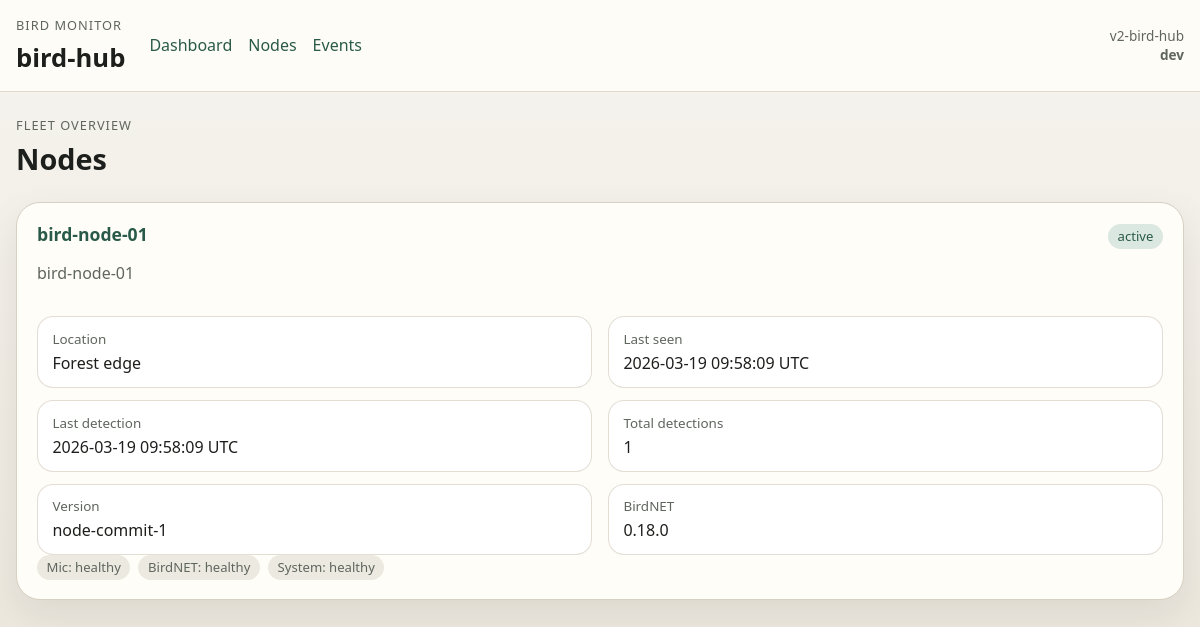
Screenshot of /nodes with the database file from the repository.
### tables this page shows
CREATE TABLE nodes (
                    node_id TEXT PRIMARY KEY,
                    display_name TEXT,
                    location_name TEXT,
                    latitude REAL,
                    longitude REAL,
                    created_at TEXT NOT NULL,
                    last_seen_at TEXT,
                    last_ingest_at TEXT,
                    last_app_version TEXT,
                    last_runtime_backend TEXT,
                    last_birdnet_version TEXT,
                    latest_health_snapshot_id INTEGER,
                    is_active INTEGER NOT NULL DEFAULT 1
                );

### v2/bird-hub/bird_hub/app.py (the view)
    @app.get("/nodes")
    def nodes_page() -> str:
        return render_template("nodes.html", nodes=storage.list_nodes())

### v2/bird-hub/bird_hub/app.py (called while the page is built)
def _display_utc(value: str | None) -> str:
    if not value:
        return "-"
    return value.replace("T", " ").replace("Z", " UTC")

### v2/bird-hub/bird_hub/storage.py (called while the page is built)
def _parse_utc(value: str | None) -> datetime | None:
    if not value:
        return None
    normalized = value[:-1] if value.endswith("Z") else value
    try:
        return datetime.fromisoformat(normalized)
    except ValueError:
        return None

def _to_float(value: object) -> float | None:
    if value in ("", None):
        return None
    try:
        return float(value)
    except (TypeError, ValueError):
        return None

    def _health_summary(self, snapshot_payload: dict[str, Any] | None) -> dict[str, Any] | None:
        if not snapshot_payload:
            return None
        health = snapshot_payload.get("health") or {}
        system = health.get("system") or {}
        microphone = health.get("microphone") or {}
        birdnet = health.get("birdnet") or {}
        return {
            "system_status": system.get("status"),
            "microphone_status": microphone.get("status"),
            "birdnet_status": birdnet.get("status"),
            "cpu_temperature_celsius": system.get("cpu_temperature_celsius"),
            "free_bytes": system.get("free_bytes"),
        }

    def _connect(self) -> sqlite3.Connection:
        connection = sqlite3.connect(self.config.database_path)
        connection.row_factory = sqlite3.Row
        return connection

### v2/bird-hub/bird_hub/templates/nodes.html (shortened to what this page needs)
{% extends "base.html" %}
{% block content %}
  <section class="page-heading">
    <div>
      <p class="eyebrow">Fleet overview</p>
      <h2>Nodes</h2>
    </div>
  </section>
  {% if nodes %}
    <section class="card-grid">
      {% for node in nodes %}
        <article class="card node-card">
          <div class="section-heading">
            <div>
              <h3><a href="{{ url_for('node_detail_page', node_id=node.node_id) }}">{{ node.display_name }}</a></h3>
              <p class="muted">{{ node.node_id }}</p>
            </div>
            <span class="status status--{{ 'active' if node.active else 'inactive' }}">{{ 'active' if node.active else 'inactive' }}</span>
          </div>
          <dl class="detail-list">
            <div><dt>Location</dt><dd>{{ node.location_name or "-" }}</dd></div>
            <div><dt>Last seen</dt><dd>{{ node.last_seen_at|utc_display }}</dd></div>
            <div><dt>Last detection</dt><dd>{{ node.last_detection_at|utc_display }}</dd></div>
            <div><dt>Total detections</dt><dd>{{ node.detection_count_total }}</dd></div>
            <div><dt>Version</dt><dd>{{ node.last_app_version or "-" }}</dd></div>
            <div><dt>BirdNET</dt><dd>{{ node.last_birdnet_version or "-" }}</dd></div>
          </dl>
          {% if node.health_summary %}
            <div class="badge-row">
              <span class="metric-pill">Mic: {{ node.health_summary.microphone_status or "-" }}</span>
              <span class="metric-pill">BirdNET: {{ node.health_summary.birdnet_status or "-" }}</span>
              <span class="metric-pill">System: {{ node.health_summary.system_status or "-" }}</span>
            </div>
          {% endif %}
        </article>
      {% endfor %}
    </section>
  {% else %}
    <section class="card">
      <p class="empty-state">No nodes are known to the hub yet. Upload a node export zip on the dashboard to get started.</p>
    </section>
  {% endif %}
{% endblock %}

### v2/bird-hub/bird_hub/static/styles.css (style rules this page uses)
:root { --bg: #f3f1ea; --surface: #fffdf8; --surface-strong: #ffffff; --text: #1d1f1c; --muted: #5f665e; --border: #d8d0c2; --accent: #295a49; --accent-soft: #dbe8e1; --warning: #915f10; --warning-soft: #f8e6c7; --danger: #8a2d2d; --danger-soft: #f6dddd; --shadow: 0 14px 36px rgba(29, 31, 28, 0.08); }
* { box-sizing: border-box; }
body { margin: 0; background: linear-gradient(180deg, #f6f4ef 0%, #ece7dd 100%); color: var(--text); font-family: "Segoe UI", Tahoma, sans-serif; }
a { color: var(--accent); text-decoration: none; }
.eyebrow { margin: 0 0 0.35rem; color: var(--muted); font-size: 0.8rem; letter-spacing: 0.08em; text-transform: uppercase; }
.hero, .page-heading, .two-column-layout, .card-grid { margin-bottom: 1.5rem; }
.hero h2, .page-heading h2 { margin: 0 0 0.5rem; font-size: clamp(1.8rem, 2vw, 2.4rem); }
.hero-copy, .muted { color: var(--muted); }
.card, .upload-card { border: 1px solid var(--border); border-radius: 24px; background: var(--surface); box-shadow: var(--shadow); padding: 1.2rem 1.25rem; }
.card-grid { display: grid; gap: 1rem; }
.section-heading { display: flex; justify-content: space-between; gap: 1rem; align-items: baseline; margin-bottom: 1rem; }
.section-heading h3 { margin: 0; font-size: 1.1rem; }
.status, .metric-pill { display: inline-flex; align-items: center; justify-content: center; padding: 0.2rem 0.6rem; border-radius: 999px; font-size: 0.82rem; white-space: nowrap; }
.status--active, .status--completed { background: var(--accent-soft); color: var(--accent); }
.metric-pill { background: #ece9e0; color: var(--muted); }
.node-badges, .stack-right, .badge-row { display: flex; gap: 0.5rem; flex-wrap: wrap; align-items: center; }
.detail-list { display: grid; grid-template-columns: repeat(2, minmax(0, 1fr)); gap: 0.75rem 1rem; margin: 0; }
.detail-list div { padding: 0.8rem 0.9rem; border: 1px solid rgba(216, 208, 194, 0.7); border-radius: 16px; background: var(--surface-strong); }
.detail-list dt { color: var(--muted); font-size: 0.84rem; margin-bottom: 0.25rem; }
.detail-list dd { margin: 0; }

### rows the page displays
nodes: display_name "bird-node-01", node_id "bird-node-01", active "active", location_name "Forest edge", last_seen_at|utc_display "2026-03-19 09:58:09 UTC", last_detection_at|utc_display "2026-03-19 09:58:09 UTC", detection_count_total "1", last_app_version "node-commit-1", last_birdnet_version "0.18.0", health_summary "healthy"

### other values shown
{{ app_variant }} "v2-bird-hub"
{{ app_commit }} "dev"
